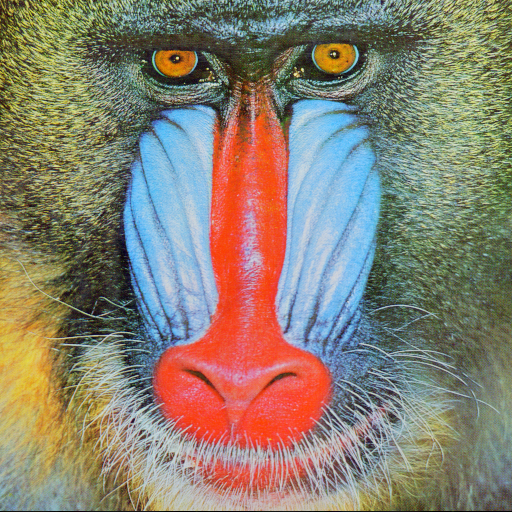
#> input picture hw2_data/mandrill.png, 512 x 512 px
$ jupyter execute comp_exercises.ipynb
#> lines starting #> are read from the running program, lines starting #| are printed output that depends on the picture
### Imports

[cell 1]
import cv2
import numpy as np
from matplotlib import pyplot as plt
import copy

# Exercise 1

[cell 2]
inp_img = cv2.imread("./hw2_data/mandrill.png")
#> inp_img is the input picture: shape (512, 512, 3); mean B, G, R 113.1, 128.9, 137.4
image = inp_img[:,:,::-1]

output = [(image, "Original Image")]

output.append((cv2.GaussianBlur(image,(7,7),3), "Gaussian 7x7"))
output.append((cv2.GaussianBlur(image,(21,21),10), "Gaussian 21x21"))
output.append((cv2.blur(image, (21, 21)), "Uniform Blur"))

[cell 3]
for i in range(len(output)):
    plt.subplot(2, 2, i+1)
    plt.imshow(output[i][0], interpolation=None), plt.title(output[i][1]), plt.xticks([]), plt.yticks([])
#> this loop made 4 passes

plt.show()

# Exercise 2

[cell 4]
M = 12
N = 16

[cell 5]
hs = []

hs.append(((1.0/9.0)*np.ones((3,3)), "$h_1$"))
hs.append(((1.0/8.0)*np.array([[-1, 0, 1], [-2, 0, 2], [-1, 0, 1]]), "$h_2$"))
hs.append((np.transpose(hs[1][0]), "$h_3$"))

fig = plt.figure()
for i in range(len(hs)):
    a = fig.add_subplot(1, 3, i+1)
    implot = plt.imshow(hs[i][0], interpolation=None)
    a.set_title(hs[i][1])
    plt.xticks([]), plt.yticks([])
    plt.colorbar(orientation='horizontal')

plt.show()

[cell 6]
def create_H(h):
    H = np.zeros((M*N, M*N))
    for i in range(M*N):
        for k in [-1, 0, 1]:
            for l in [-1, 0, 1]:
                j = i-N*k-l
                if 0 <= j < M*N:
                    H[i,j] = h[k+1,l+1]
    return H

[cell 7]
H1 = create_H(hs[0][0])
H2 = create_H(hs[1][0])
H3 = create_H(hs[2][0])

Hs = []

Hs.append((H1,"$H_1$"))
Hs.append((H2,"$H_2$"))
Hs.append((H3,"$H_3$"))

for i in range(len(hs)):
    fig, a = plt.subplots()
    implot = plt.imshow(Hs[i][0], interpolation=None)
    a.set_title(Hs[i][1])
    a.set_xticks([]), a.set_yticks([])
    plt.colorbar()
    plt.show()

### Some More Imports

[cell 8]
import copy
import scipy.io as sio

# Exercise 3

[cell 9]
mdict = sio.loadmat("./hw2_data/are_these_separable_filters.mat")
#> (reads hw2_data/are_these_separable_filters.mat from the repository)
K1 = mdict["K1"]
K2 = mdict["K2"]
K3 = mdict["K3"]

def zeroSmallNumbers(arr):
    newarr = []
    count = 0
    for item in arr:
        if np.abs(item) < 0.000000000001:
            newarr.append(0)
        else:
            newarr.append(item)
            count += 1
    return newarr, count


U1, s1, V1 = np.linalg.svd(K1, full_matrices=True)
U2, s2, V2 = np.linalg.svd(K2, full_matrices=True)
U3, s3, V3 = np.linalg.svd(K3, full_matrices=True)

singular1, count1 = zeroSmallNumbers(s1)
singular2, count2 = zeroSmallNumbers(s2)
singular3, count3 = zeroSmallNumbers(s3)

print("Singular Values for K1:\n" + str(np.diag(singular1)))
print("Kernel is separable\n" if count1 == 1 else "Kernel is not separable\n")
print("Singular Values for K2:\n" + str(np.diag(singular2)))
print("Kernel is separable\n" if count2 == 1 else "Kernel is not separable\n")
print("Singular Values for K3:\n" + str(np.diag(singular3)))
print("Kernel is separable\n" if count3 == 1 else "Kernel is not separable\n")

# Exercise 4

[cell 10]
mdict = sio.loadmat("./hw2_data/bilateral.mat")
#> (reads hw2_data/bilateral.mat from the repository)
image = mdict["img_noisy"]

bilateral = cv2.bilateralFilter(image, 7, 1.5, 1.5)

fig, (ax1, ax2) = plt.subplots(1, 2, constrained_layout=True)

ax1.imshow(image, cmap="gray", interpolation=None)
ax1.set_title("Noisy Image")
ax1.set_xticks([]), ax1.set_yticks([])

pcm = ax2.imshow(bilateral, cmap="gray", interpolation=None)
ax2.set_title("Bilateral Image")
ax2.set_xticks([]), ax2.set_yticks([])

# ax = plt.gca()
fig.colorbar(pcm, ax=[ax1, ax2], location='right', shrink=0.6)
plt.show()

# Exercise 5

[cell 11]
def print_img(img, title):
    plt.imshow(img, interpolation=None)
    plt.colorbar()
    plt.title(title)
    plt.xticks([]), plt.yticks([])
    plt.show()

ksize = 5
sigma = 0.5

g = cv2.getGaussianKernel(ksize, sigma)
gg = g.dot(g.T)

outputs = [(gg, "Gaussian from OpenCV")]

my_gg = np.zeros((ksize,ksize))
for i, row in enumerate(my_gg):
    for j, val in enumerate(row):
        y = i - (ksize-1)/2
        x = j - (ksize-1)/2
        my_gg[i,j] = (1.0/(np.sqrt(2*np.pi*sigma**2)))*np.exp(-0.5*((x**2+y**2)/(sigma**2)))
outputs.append((my_gg, "My Gaussian"))

deriv_x = np.zeros((ksize,ksize))
for i, row in enumerate(deriv_x):
    for j, val in enumerate(row):
        y = i - (ksize-1)/2
        x = j - (ksize-1)/2
        deriv_x[i,j] = (-x/(sigma**2))*my_gg[i,j]
outputs.append((deriv_x, "$g_x$"))

deriv_y = np.zeros((ksize,ksize))
for i, row in enumerate(deriv_y):
    for j, val in enumerate(row):
        y = i - (ksize-1)/2
        x = j - (ksize-1)/2
        deriv_y[i,j] = (-y/(sigma**2))*my_gg[i,j]
outputs.append((deriv_y, "$g_y$"))

for out in outputs:
    print_img(out[0], out[1])

[cell 12]
def create_theta_filter(theta):
    deriv_theta = np.zeros((ksize,ksize))
    for i, row in enumerate(deriv_theta):
        for j, val in enumerate(row):
            y = i - (ksize-1)/2
            x = j - (ksize-1)/2
            deriv_theta[i,j] = np.cos(theta)*deriv_x[i,j] + np.sin(theta)*deriv_y[i,j]
    return deriv_theta


angles = [0, 45, 90, 180, 270]
theta_filters = []

for theta in angles:
    deriv_theta = create_theta_filter(theta*((np.pi)/(180)))
    theta_filters.append((theta, deriv_theta))
    print_img(deriv_theta, "$\\theta = " + str(theta) + "\degree$")

[cell 13]
from scipy import ndimage as nd

def print_img_gray(img, title):
    plt.imshow(img, cmap="gray", interpolation=None)
    plt.colorbar()
    plt.title(title)
    plt.xticks([]), plt.yticks([])
    plt.show()

[cell 14]
img = cv2.imread("./hw2_data/ascent.jpg", 0)
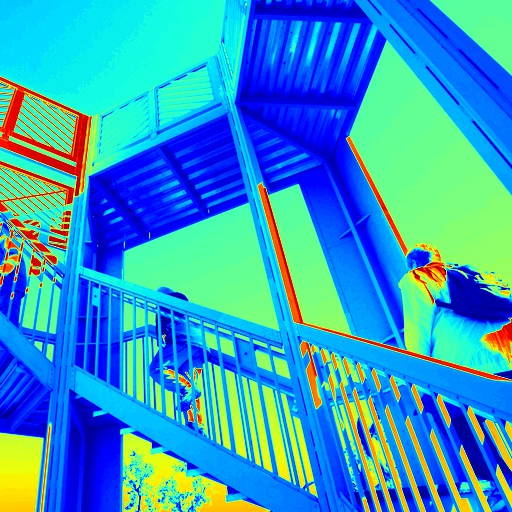
#> input picture hw2_data/ascent.jpg, 512 x 512 px
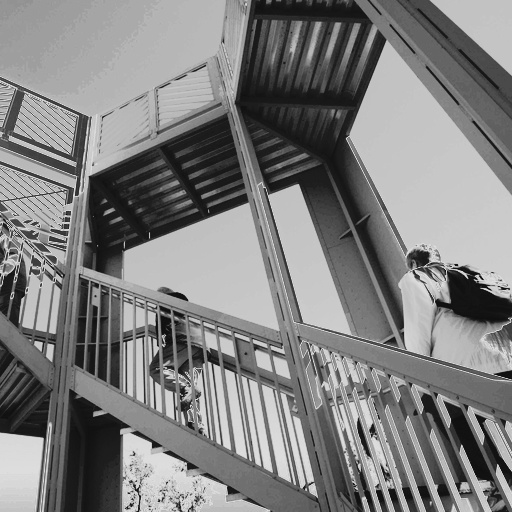
#> img: shape (512, 512); min 9, max 228, mean 127.8

print_img_gray(cv2.filter2D(img, -1, my_gg), "my blur")
cv_kernel = cv2.getGaussianKernel(5, 0.5)
print_img_gray(cv2.filter2D(img, -1, cv_kernel), "cv_kernel blur")

print_img_gray(cv2.GaussianBlur(img, (5,5), 0.5), "cv2")

for theta_filter in theta_filters:
    res = cv2.filter2D(img, -1, theta_filter[1])
    print_img_gray(res, theta_filter[0])
#> this loop made 5 passes
#> pass 1, `res = cv2.filter2D(img, -1, theta_filter[1])`:
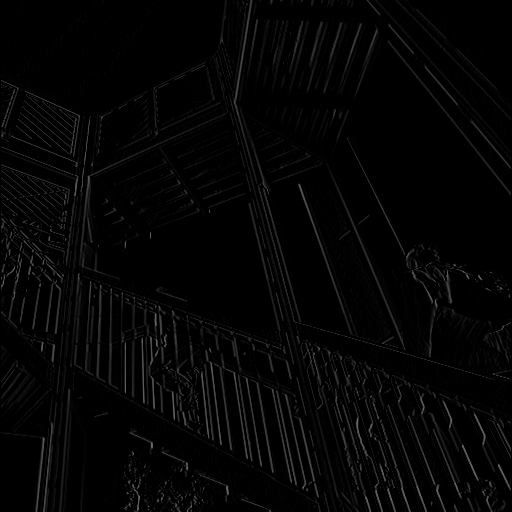
#> res: shape (512, 512); min 0, max 110, mean 4.7
#> pass 1, in print_img_gray (call 4), `plt.show()`:
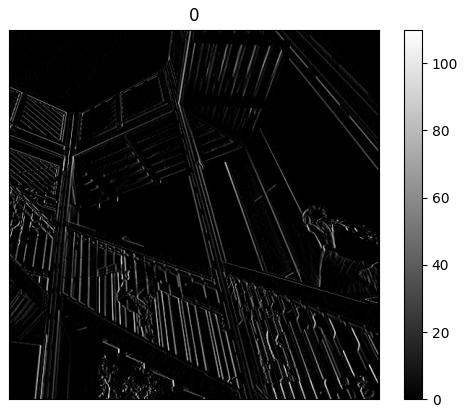
#> figure drawn by matplotlib, 2 panels
#> after the loop:
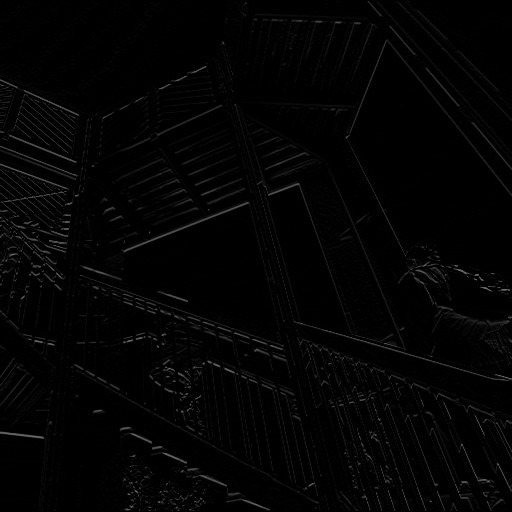
#> res: shape (512, 512); min 0, max 111, mean 3.3

# Exercise 6

[cell 15]
mdict = sio.loadmat("./hw2_data/imgs_for_optical_flow.mat")
#> (reads hw2_data/imgs_for_optical_flow.mat from the repository)

def print_img(img, title):
#> called with title = 'Original Image'
    _ = plt.imshow(img, interpolation=None)
    plt.colorbar()
    plt.title(title)
    plt.xticks([]), plt.yticks([])
    plt.show()

img = mdict["img1"]
print_img(img, "Original Image")

blurred_img = cv2.GaussianBlur(img,(5,5),0)
print_img(blurred_img, "Blurred With Gaussian")
#> call 2 of print_img, with title = 'Blurred With Gaussian'
#> in print_img (call 2), `plt.show()`:
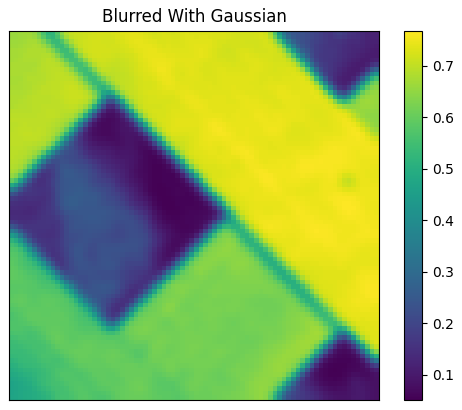
#> figure drawn by matplotlib, 2 panels

hx1, hy0 = cv2.getDerivKernels(1,0,3)
hx0, hy1 = cv2.getDerivKernels(0,1,3)
hx2, _ = cv2.getDerivKernels(2,0,3)
_, hy2 = cv2.getDerivKernels(0,2,3)

res_x1 = cv2.sepFilter2D(blurred_img,-1,hx1,hy0)
print_img(res_x1, "$I_x = I * h_x$")
#> call 3 of print_img, with title = '$I_x = I * h_x$'
#> in print_img (call 3), `plt.show()`:
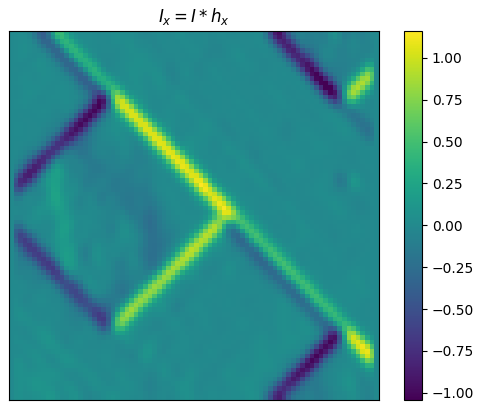
#> figure drawn by matplotlib, 2 panels

res_y1 = cv2.sepFilter2D(blurred_img,-1,hx0,hy1)
print_img(res_y1, "$I_y = I * h_y$")
#> call 4 of print_img, with title = '$I_y = I * h_y$'
#> in print_img (call 4), `plt.show()`:
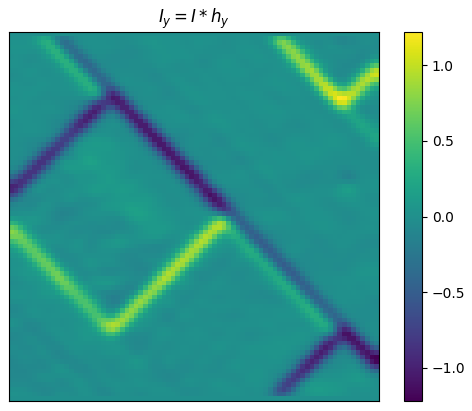
#> figure drawn by matplotlib, 2 panels

res_x2 = cv2.sepFilter2D(blurred_img,-1,hx2,hy0)
print_img(res_x2, "$I_{xx} = I * h_{xx}$")
#> in print_img (call 5), `plt.show()`:
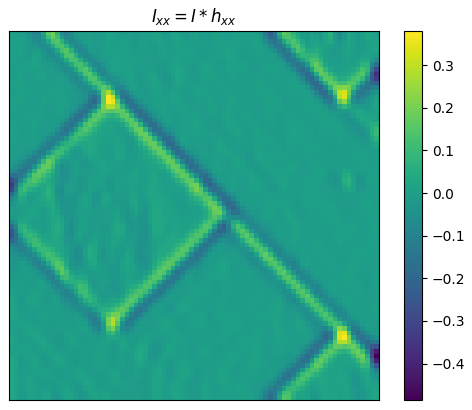
#> figure drawn by matplotlib, 2 panels

res_y2 = cv2.sepFilter2D(blurred_img,-1,hx0,hy2)
print_img(res_y2, "$I_{yy} = I * h_{yy}$")
#> in print_img (call 6), `plt.show()`:
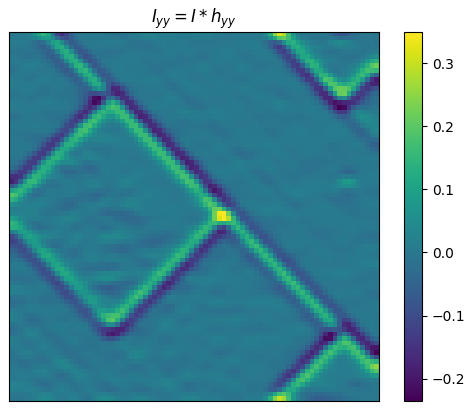
#> figure drawn by matplotlib, 2 panels
